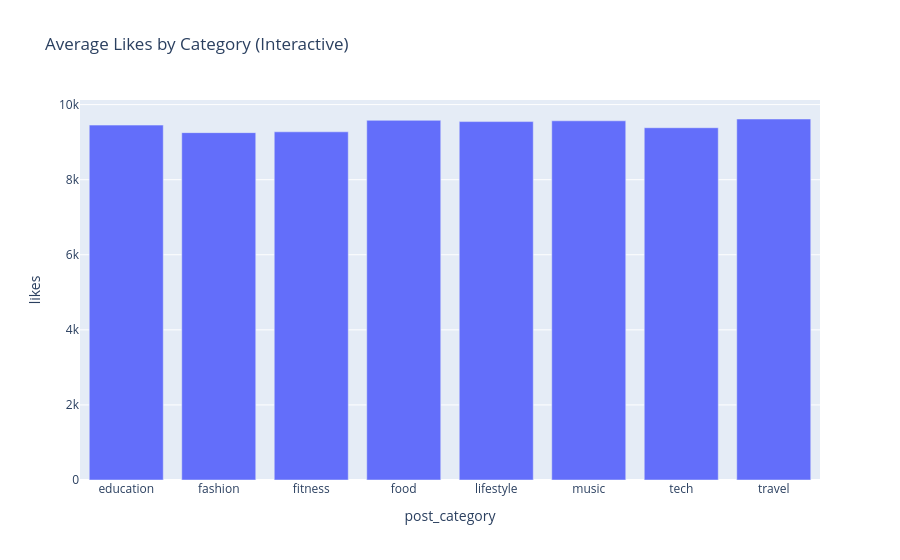

Notebook source saved alongside this figure:
### Code cell
#Interactive bar chart: avg likes by category
avg_likes_cat = df.groupby('post_category')['likes'].mean().reset_index()
fig = px.bar(avg_likes_cat, x='post_category', y='likes', title='Average Likes by Category (Interactive)')
fig.show()

### Figure 1 — Plotly figure (JSON) as saved in the notebook; plotly's stock layout.template omitted (floating-point values rounded to 4 significant figures)
{"data": [{"hovertemplate": "post_category=%{x}<br>likes=%{y}<extra></extra>", "legendgroup": "", "marker": {"color": "#636efa", "pattern": {"shape": ""}}, "name": "", "orientation": "v", "showlegend": false, "textposition": "auto", "type": "bar", "x": ["education", "fashion", "fitness", "food", "lifestyle", "music", "tech", "travel"], "xaxis": "x", "y": [9454.0, 9254.0, 9276.0, 9581.0, 9548.0, 9569.0, 9385.0, 9617.0], "yaxis": "y"}], "layout": {"barmode": "relative", "legend": {"tracegroupgap": 0}, "title": {"text": "Average Likes by Category (Interactive)"}, "xaxis": {"anchor": "y", "domain": [0, 1], "title": {"text": "post_category"}}, "yaxis": {"anchor": "x", "domain": [0, 1], "title": {"text": "likes"}}}}
